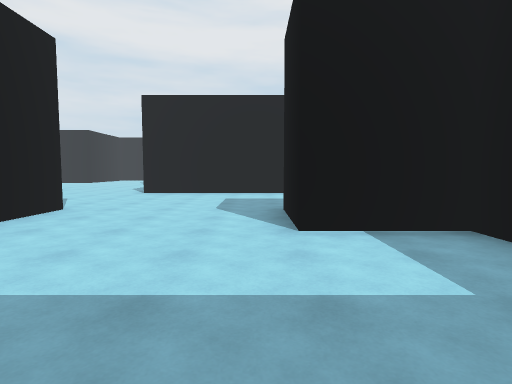
view 1 (above)

24 first-person views from a walk through a Unity game level. The camera is 1.4 m above the floor, tilts 4° down and sees 80° across. The floor is counted in squares, 2 m on a side. Each view is taken from the middle of a square. On the plan, view 1 faces up. The plan holds only what a view shows up to about 10 squares ahead; the rest is blank. The place goes on beyond the plan. The player character is not drawn.

view 2
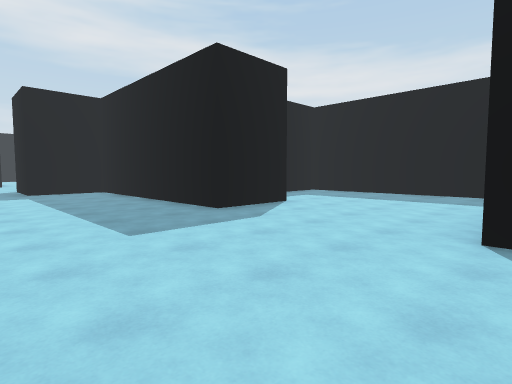

view 3
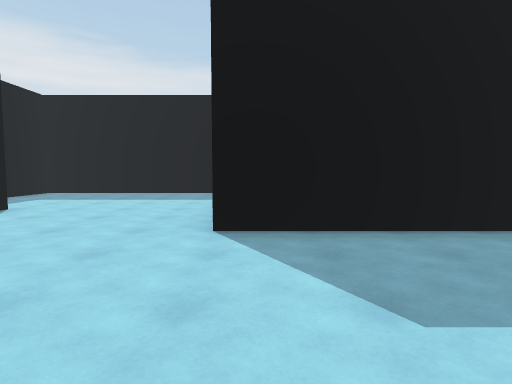

view 4
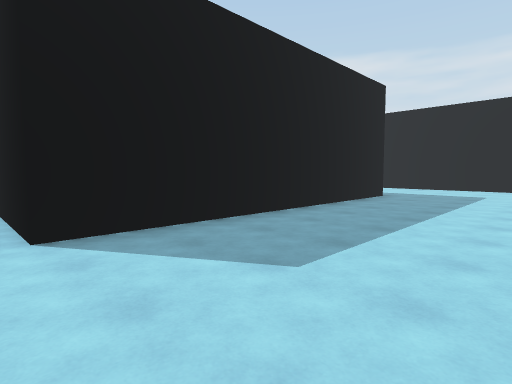

view 5
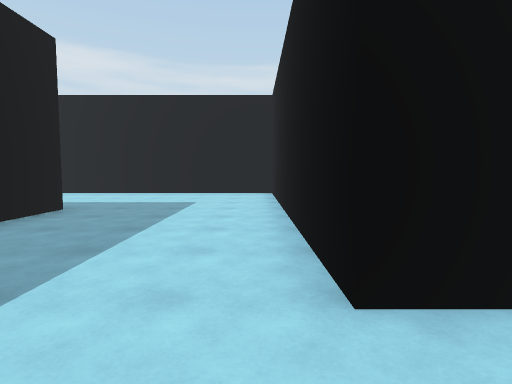

view 6
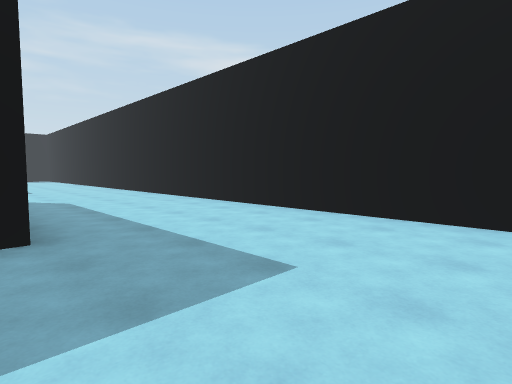

view 7
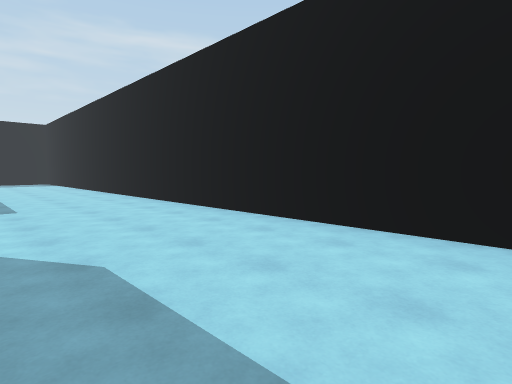

view 8
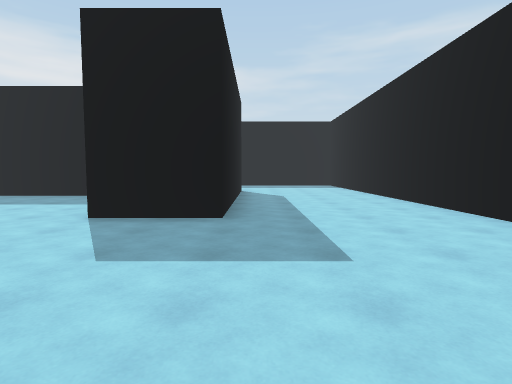

view 9
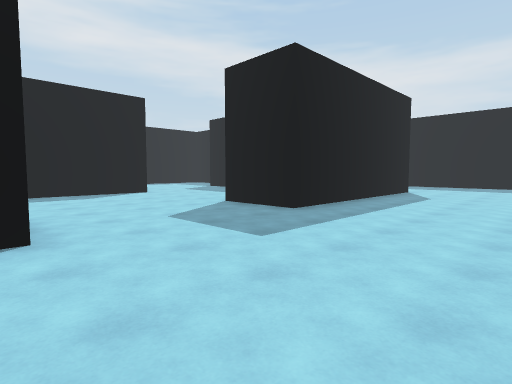

view 10
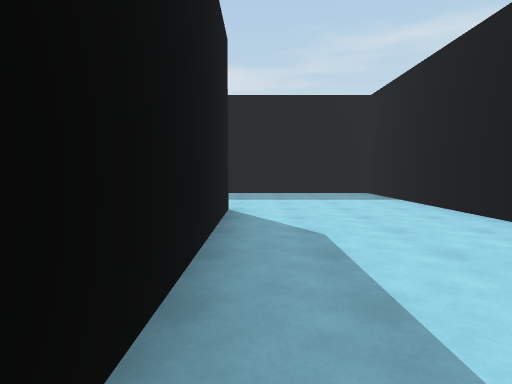

view 11
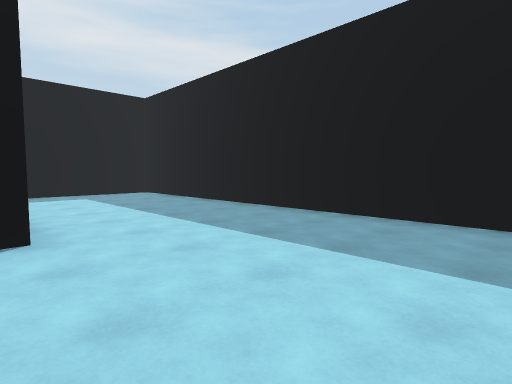

view 12
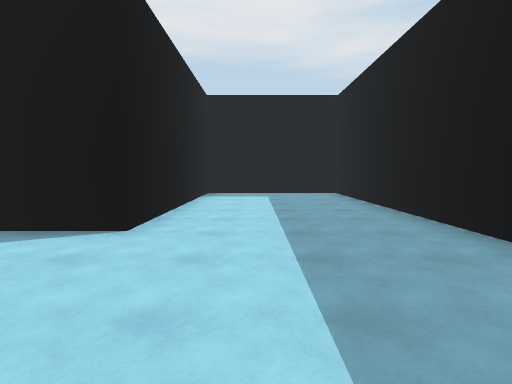

view 13
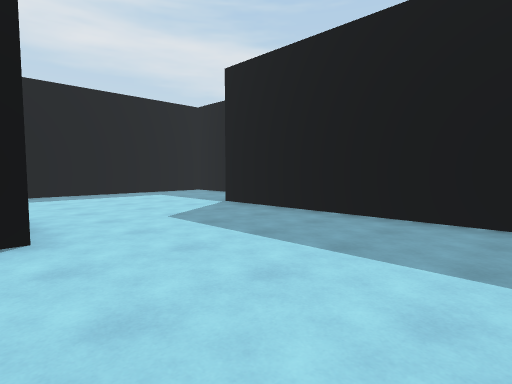

view 14
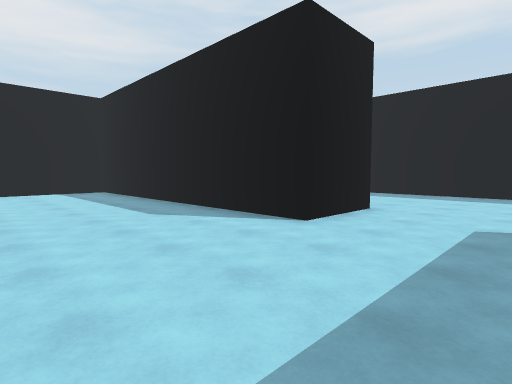

view 15
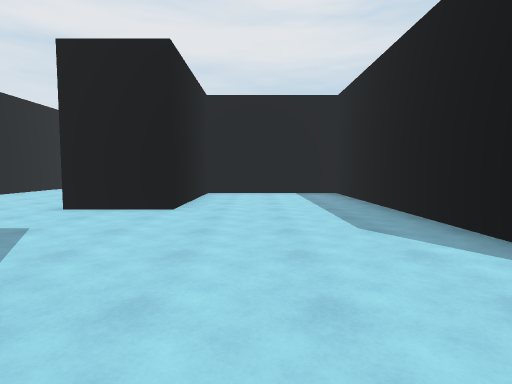

view 16
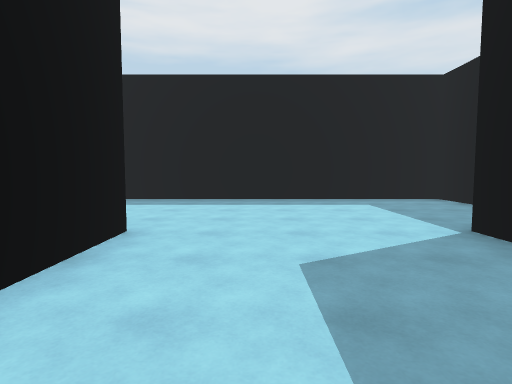

view 17
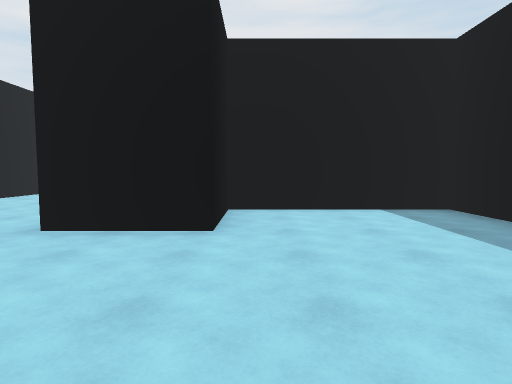

view 18
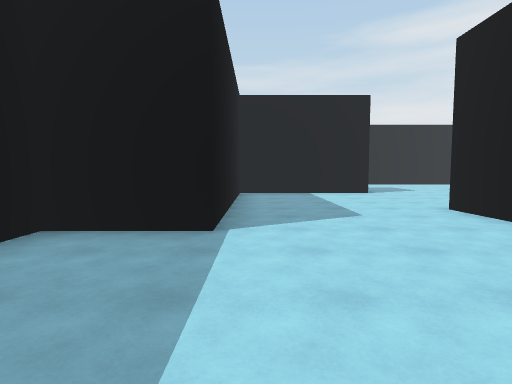

view 19
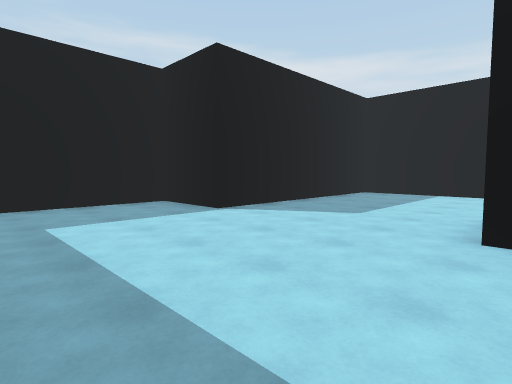

view 20
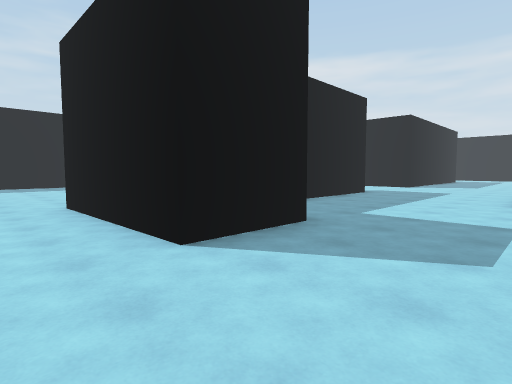

view 21
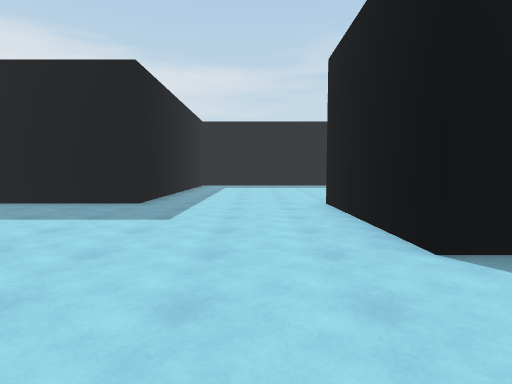

view 22
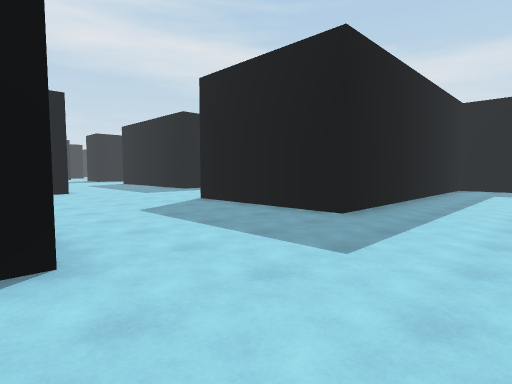

view 23
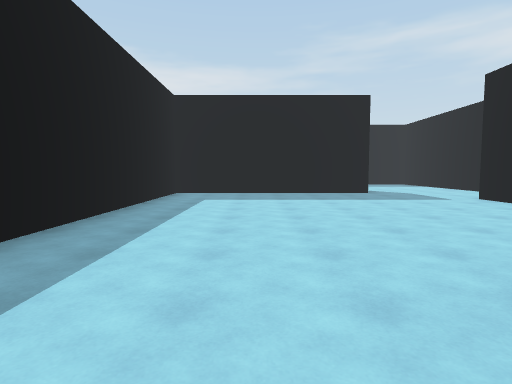

view 24
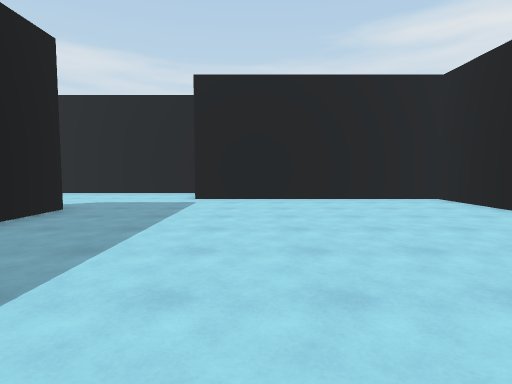

### Floor plan
Points are (right, up) in squares from view 1. A wall is a line through its corners. A room is listed if a view was taken in it or the views show most of it. See-through windows are left out.
Room 1 (views 1, 2, 3, 4, 5, 6, 7, 8, 9, 10, 11, 12, 13, 14, 15, 16, 17, 18, 19, 20, 21, 22, 23, 24)
walls: (2.5, 2.9) (2.5, 3.5) (0.5, 3.5) (0.5, 5.5) (6.5, 5.5) (6.5, 7.5) (8.5, 7.5) (8.5, 3.5); (-2.8, -0.5) (2.5, -0.5) (2.5, 1.1); (6.8, 3.5) (4.5, 3.5) (4.5, -2.5); (6.4, -4.5) (12.5, -4.5) (12.5, 3.5) (16.5, 3.5); (0.9, 9.5) (-3.5, 9.5); (-7.5, 10.4) (-7.5, 9.5) (-15.5, 9.5) (-15.5, -14.5) (-5.5, -14.5) (-5.5, -10.5) (-11.5, -10.5) (-11.5, -4.5) (-9.5, -4.5) (-9.5, -8.5) (-3.5, -8.5) (-3.5, -10.5) (0.5, -10.5) (0.5, -2.5) (-3.5, -2.5) (-3.5, -4.5) (-5.5, -4.5) (-5.5, 3.5) (-9.5, 3.5) (-9.5, -0.5) (-11.5, -0.5); (12.5, 7.4) (12.5, 7.9); (-11.6, 5.5) (-3.5, 5.5) (-3.5, 3); (20.5, 5.4) (20.5, 6)
ways out: opening at (5.5, -3.5)

Where each view was taken, in squares from view 1:
view 1: 0 up, 0 right, facing up
view 2: 9 up, 4 left, facing down-right
view 3: 9 up, 4 left, facing down
view 4: 9 up, 3 left, facing down-left
view 5: 9 up, 6 left, facing left
view 6: 9 up, 11 left, facing down-left
view 7: 4 up, 12 left, facing down-left
view 8: 0 up, 12 left, facing down
view 9: 0 up, 15 left, facing down-right
view 10: 5 down, 12 left, facing down
view 11: 10 down, 15 left, facing down-right
view 12: 12 down, 15 left, facing right
view 13: 4 down, 9 left, facing down-right
view 14: 7 down, 9 left, facing up-right
view 15: 6 down, 8 left, facing up
view 16: 6 down, 7 left, facing right
view 17: 8 down, 3 left, facing up
view 18: 8 down, 0 right, facing left
view 19: 4 down, 0 right, facing down-left
view 20: 10 up, 10 right, facing down-left
view 21: 10 up, 10 right, facing down
view 22: 8 up, 10 right, facing down-right
view 23: 5 up, 10 right, facing down
view 24: 1 down, 12 right, facing left
